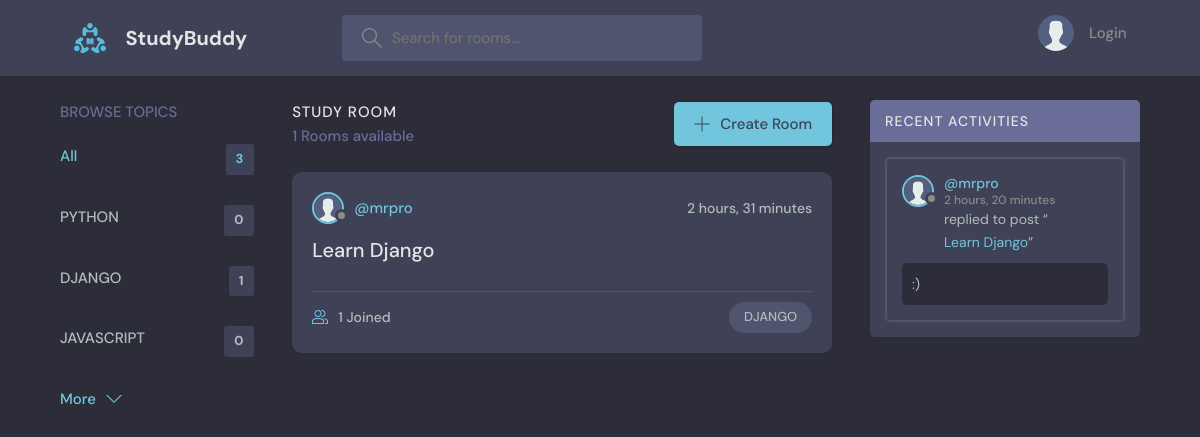
The page / on the database its author committed.
### base/models.py (models this page shows, shortened)
class Topic(models.Model):
    name = models.CharField(max_length=200)

class Room(models.Model):
    host = models.ForeignKey(User, on_delete=models.SET_NULL, null=True)
    topic = models.ForeignKey(Topic, on_delete=models.SET_NULL, null=True)
    name = models.CharField(max_length=200)
    description = models.TextField(null=True, blank=True)
    participants = models.ManyToManyField(User, related_name='participants', blank=True)
    updated = models.DateTimeField(auto_now=True)
    created = models.DateTimeField(auto_now_add=True)
    class Meta:
        ordering = ['-updated', '-created']
    def __str__(self):
        return self.name

class Message(models.Model):
    user = models.ForeignKey(User, on_delete=models.CASCADE)
    room = models.ForeignKey(Room, on_delete=models.CASCADE)
    body = models.TextField()
    updated = models.DateTimeField(auto_now=True)
    created = models.DateTimeField(auto_now_add=True)
    class Meta:
        ordering = ['-updated', '-created']

### base/views.py (the view)
# urls.py: path('', views.home, name='home'),
def home(request):
    q = request.GET.get('q') if request.GET.get('q') != None else ''
    rooms = Room.objects.filter(
        Q(topic__name__icontains=q) |
        Q(name__icontains=q) |
        Q(description__icontains=q)
    )
    topics = Topic.objects.all()[0:5]
    room_count = rooms.count()
    room_messages = Message.objects.filter(Q(room__topic__name__icontains=q))
    context = {'rooms' : rooms, 'topics' : topics,
    'room_count' : room_count, 'room_messages' : room_messages}
    return render(request, 'base/home.html', context)

### base/templates/base/home.html (shortened to what this page needs)
{% extends 'main.html' %}
{% block content %}
<main class="layout layout--3">
      <div class="container">
        {% include 'base/topics_component.html' %}
        <div class="roomList">
          <div class="roomList__header">
            <div>
              <h2>Study Room</h2>
              <p>{{room_count}} Rooms available</p>
            </div>
            <a class="btn btn--main" href="{% url 'create-room' %}">
              <svg version="1.1" xmlns="http://www.w3.org/2000/svg" width="32" height="32" viewBox="0 0 32 32">
                <title>add</title>
                <path
                  d="M16.943 0.943h-1.885v14.115h-14.115v1.885h14.115v14.115h1.885v-14.115h14.115v-1.885h-14.115v-14.115z"
                ></path>
              </svg>
              Create Room
            </a>
          </div>
          {% include 'base/feed_component.html' %}
        </div>
        {% include 'base/activity_component.html' %}
      </div>
    </main>
{% endblock %}

### base/templates/base/topics_component.html
<div class="topics">
    <div class="topics__header">
      <h2>Browse Topics</h2>
    </div>
    <ul class="topics__list">
      <li>
        <a href="{% url 'home' %}" class="active">All <span>{{topics.count}}</span></a>
      </li>
      {% for topic in topics %}
      <li>
        <a href="{% url 'home' %}?q={{topic.name}}">{{topic.name}} <span>{{topic.room_set.all.count}}</span></a>
      </li>
      {% endfor %}
    </ul>
    <a class="btn btn--link" href="{% url 'topics' %}">
      More
      <svg version="1.1" xmlns="http://www.w3.org/2000/svg" width="32" height="32" viewBox="0 0 32 32">
        <title>chevron-down</title>
        <path d="M16 21l-13-13h-3l16 16 16-16h-3l-13 13z"></path>
      </svg>
    </a>
  </div>

### base/templates/base/feed_component.html (shortened to what this page needs)
{% load static %}
{% for room in rooms %}
<div class="roomListRoom">
    <div class="roomListRoom__header">
      <a href="{% url 'user-profile' room.host.id %}" class="roomListRoom__author">
        <div class="avatar avatar--small">
          <img src="{% static 'images/avatar.svg' %}" />
        </div>
        <span>@{{room.host.username}}</span>
      </a>
      <div class="roomListRoom__actions">
        <span>{{room.created|timesince}}</span>
      </div>
    </div>
    <div class="roomListRoom__content">
      <a href="{% url 'room' room.id %}">{{room.name}}</a>
    </div>
    <div class="roomListRoom__meta">
      <a href="{% url 'room' room.id %}" class="roomListRoom__joined">
        {{room.participants.all.count}} Joined
      </a>
      <p class="roomListRoom__topic">{{room.topic.name}}</p>
    </div>
  </div>
{% endfor %}

### base/templates/base/activity_component.html (shortened to what this page needs)
{% load static %}
<div class="activities">
    <div class="activities__header">
      <h2>Recent Activities</h2>
    </div>
    {% for message in room_messages %}
    <div class="activities__box">
      <div class="activities__boxHeader roomListRoom__header">
        <a href="{% url 'user-profile' message.user.id %}" class="roomListRoom__author">
          <div class="avatar avatar--small">
            <img src="{% static 'images/avatar.svg' %}" />
          </div>
          <p>
            @{{message.user}}
            <span>{{message.created|timesince}}</span>
          </p>
        </a>
      </div>
      <div class="activities__boxContent">
        <p>replied to post “<a href="{% url 'room' message.room.id %}">{{message.room}}</a>”</p>
        <div class="activities__boxRoomContent">
            {{message.body}}
        </div>
      </div>
    </div>
    {% endfor %}
  </div>

### rows shown on the page
Topic: name "PYTHON", room_set.all.count "0"
Topic: name "DJANGO", room_set.all.count "1"
Topic: name "JAVASCRIPT", room_set.all.count "0"
Room: host.username "mrpro", created "2 hours, 31 minutes", name "Learn Django", participants.all.count "1", topic.name "DJANGO"
Message: user "mrpro", created "2 hours, 20 minutes", room "Learn Django", body ":)"

### other values the page prints
{{ topics.count }} "3"
{{ room_count }} "1"
